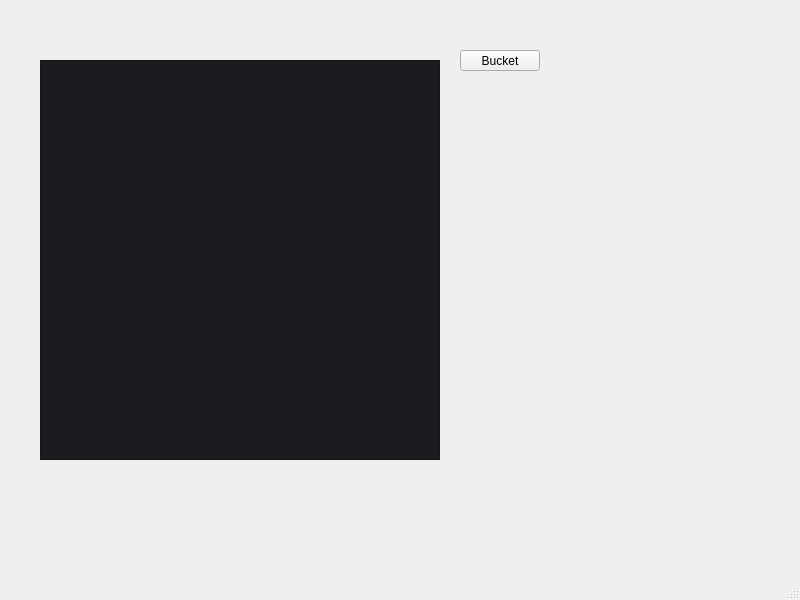
<?xml version="1.0" encoding="UTF-8"?>
<ui version="4.0">
 <class>MainWindow</class>
 <widget class="QMainWindow" name="MainWindow">
  <property name="geometry">
   <rect>
    <x>0</x>
    <y>0</y>
    <width>800</width>
    <height>600</height>
   </rect>
  </property>
  <property name="windowTitle">
   <string>MainWindow</string>
  </property>
  <widget class="QWidget" name="centralwidget">
   <widget class="QPushButton" name="btnBucket">
    <property name="geometry">
     <rect>
      <x>460</x>
      <y>50</y>
      <width>80</width>
      <height>21</height>
     </rect>
    </property>
    <property name="text">
     <string>Bucket</string>
    </property>
   </widget>
   <widget class="QGraphicsView" name="GraphicBoard">
    <property name="geometry">
     <rect>
      <x>40</x>
      <y>60</y>
      <width>400</width>
      <height>400</height>
     </rect>
    </property>
    <property name="minimumSize">
     <size>
      <width>400</width>
      <height>400</height>
     </size>
    </property>
    <property name="maximumSize">
     <size>
      <width>400</width>
      <height>400</height>
     </size>
    </property>
    <property name="styleSheet">
     <string notr="true">background-color: #1B1B20;</string>
    </property>
   </widget>
  </widget>
  <widget class="QMenuBar" name="menubar">
   <property name="geometry">
    <rect>
     <x>0</x>
     <y>0</y>
     <width>800</width>
     <height>20</height>
    </rect>
   </property>
  </widget>
  <widget class="QStatusBar" name="statusbar"/>
 </widget>
 <resources/>
 <connections/>
</ui>
